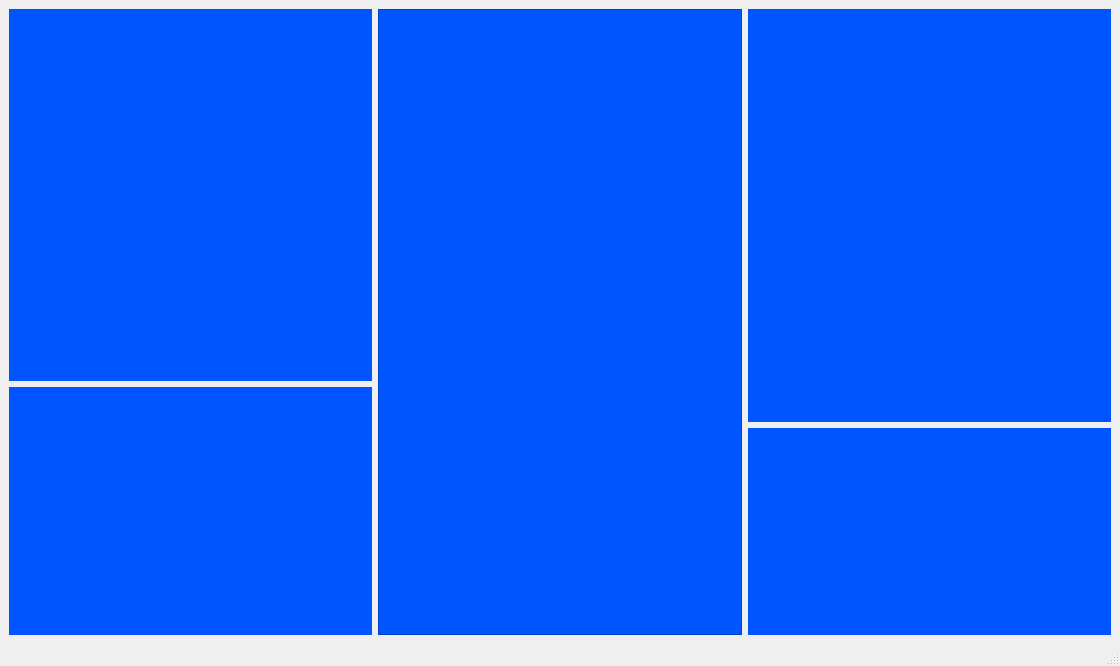
<?xml version="1.0" encoding="UTF-8"?>
<ui version="4.0">
 <class>MainWindow</class>
 <widget class="QMainWindow" name="MainWindow">
  <property name="geometry">
   <rect>
    <x>0</x>
    <y>0</y>
    <width>1120</width>
    <height>666</height>
   </rect>
  </property>
  <property name="windowTitle">
   <string>MainWindow</string>
  </property>
  <widget class="QWidget" name="centralwidget">
   <layout class="QHBoxLayout" name="horizontalLayout_5">
    <item>
     <layout class="QVBoxLayout" name="verticalLayout" stretch="3,2">
      <item>
       <widget class="QFrame" name="frame_3">
        <property name="styleSheet">
         <string notr="true">background-color: rgb(0, 85, 255);</string>
        </property>
        <layout class="QHBoxLayout" name="horizontalLayout_3"/>
       </widget>
      </item>
      <item>
       <widget class="QFrame" name="frame_4">
        <property name="styleSheet">
         <string notr="true">background-color: rgb(0, 85, 255);</string>
        </property>
        <layout class="QHBoxLayout" name="horizontalLayout_4"/>
       </widget>
      </item>
     </layout>
    </item>
    <item>
     <layout class="QVBoxLayout" name="verticalLayout_4">
      <item>
       <widget class="QFrame" name="frame_5">
        <property name="styleSheet">
         <string notr="true">background-color: rgb(0, 85, 255);</string>
        </property>
        <property name="frameShape">
         <enum>QFrame::StyledPanel</enum>
        </property>
        <property name="frameShadow">
         <enum>QFrame::Raised</enum>
        </property>
       </widget>
      </item>
     </layout>
    </item>
    <item>
     <layout class="QVBoxLayout" name="verticalLayout_2" stretch="4,2">
      <item>
       <widget class="QFrame" name="frame">
        <property name="styleSheet">
         <string notr="true">background-color: rgb(0, 85, 255);</string>
        </property>
        <layout class="QHBoxLayout" name="horizontalLayout"/>
       </widget>
      </item>
      <item>
       <widget class="QFrame" name="frame_2">
        <property name="styleSheet">
         <string notr="true">background-color: rgb(0, 85, 255);</string>
        </property>
        <layout class="QHBoxLayout" name="horizontalLayout_2"/>
       </widget>
      </item>
     </layout>
    </item>
   </layout>
  </widget>
  <widget class="QMenuBar" name="menubar">
   <property name="geometry">
    <rect>
     <x>0</x>
     <y>0</y>
     <width>1120</width>
     <height>37</height>
    </rect>
   </property>
  </widget>
  <widget class="QStatusBar" name="statusbar"/>
 </widget>
 <resources/>
 <connections/>
</ui>
